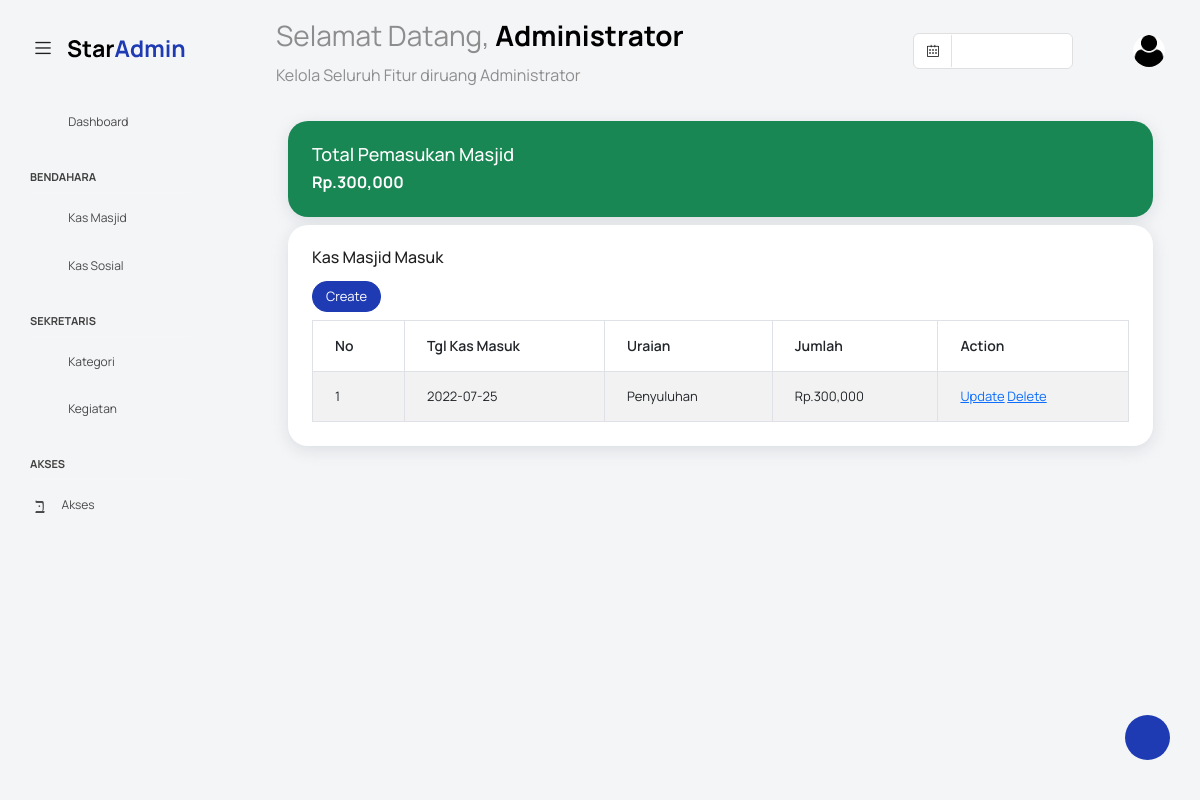
The app's page /index.php/kas_masjid with its own data.
### tables this page shows
CREATE TABLE `kas_masjid` (
  `id_kas_masjid` int(11) NOT NULL,
  `tgl_kas_masjid` date NOT NULL,
  `uraian_kas_masjid` text NOT NULL,
  `masuk_kas_masjid` varchar(100) NOT NULL,
  `keluar_kas_masjid` varchar(100) NOT NULL,
  `jenis_kas_masjid` varchar(15) NOT NULL
);

### application/controllers/Kas_masjid.php (called while the page is built, shortened)
<?php
class Kas_masjid extends CI_Controller {
	public function __construct()
	{
		$this->load->model('Model_Kasmasjid', 'mmasjid');
	}
	public function index()
	{
		$data['pemasukan'] = $this->mmasjid->getPemasukan()->row_array();
		$data['kasmasjid'] = $this->mmasjid->getAllKasMasuk("Masuk")->result_array();
		$this->load->view('template/header');
		$this->load->view('kas_masjid/masuk/masuklist', $data);
		$this->load->view('template/footer');
	}
}

### index.php (called while the page is built, shortened)
<?php
require_once BASEPATH.'core/CodeIgniter.php';

### application/models/Model_Kasmasjid.php (called while the page is built, shortened)
<?php
class Model_Kasmasjid extends CI_Model {
	public function getAllKasMasuk($jenis)
	{
		return $this->db->query("SELECT *, format(masuk_kas_masjid,0) as masukkas, format(keluar_kas_masjid,0) as keluarkas FROM kas_masjid where jenis_kas_masjid = '$jenis'");
	}
	public function getPemasukan()
	{
		return $this->db->query("SELECT *, format(SUM(masuk_kas_masjid),0) as totalMasuk, SUM(masuk_kas_masjid) as totalMasukNorp from kas_masjid where jenis_kas_masjid='Masuk'");
	}
}

### application/views/kas_masjid/masuk/masuklist.php (the view, shortened to what this page needs)
<link rel="stylesheet" type="text/css" href="https://cdn.datatables.net/v/bs4/dt-1.12.1/datatables.min.css"/>
<div class="container">
	<div class="card bg-success mb-2">
		<div class="card-body text-white">
			<h4>Total Pemasukan Masjid</h4>
			<b>Rp.<?= $pemasukan['totalMasuk'] ?></b>
		</div>
	</div>
	<div class="card">
		<div class="card-body">
			<h5>Kas Masjid Masuk</h5>
			<a href="<?= base_url('kas_masjid/create') ?>" class="btn btn-primary btn-sm my-2">Create</a>
			<div class="table-responsive">
				<table class="table table-bordered table-striped" id="tableku">
					<thead>
						<tr>
							<th>No</th>
							<th>Tgl Kas Masuk</th>
							<th>Uraian</th>
							<th>Jumlah</th>
							<th>Action</th>
						</tr>
					</thead>
					<tbody>
						<?php $i=1; foreach ($kasmasjid as $get): ?>
							<tr>
								<td><?= $i++; ?></td>
								<td><?= $get['tgl_kas_masjid']; ?></td>
								<td><?= $get['uraian_kas_masjid']; ?></td>
								<td>Rp.<?= $get['masukkas']; ?></td>
								<td>
									<a href="">Update</a>
									<a onclick="confirm('Yakin ingin menghapus data?')" href="<?= base_url('kas_masjid/hapuskas/') . $get['id_kas_masjid'] ?>">Delete</a>
								</td>
							</tr>
						<?php endforeach ?>
					</tbody>
				</table>
			</div>
		</div>
	</div>
</div>

### records on screen
kas_masjid: tgl_kas_masjid "2022-07-25", uraian_kas_masjid "Penyuluhan", masukkas "300,000"

### other values on screen
$pemasukan['totalMasuk'] "300,000"
